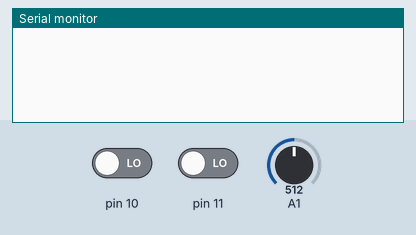
Bench run of a sketch on a simulated Arduino Uno, built with avr-gcc and run on an emulated ATmega328P. On the bench: the last lines printed to the serial monitor. The test bench sets the inputs (shaded band); at power-on: pin 10 LOW, A1 = 512, pin 11 LOW.

Above: at 1.2 s.
1.3 s: pin 10 driven HIGH
At 2.2 s:
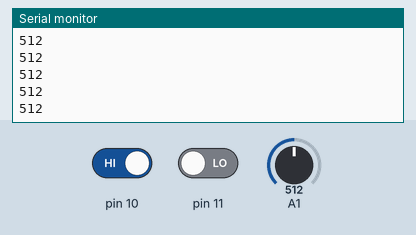
3.2 s: A1 set to 716
At 4.3 s:
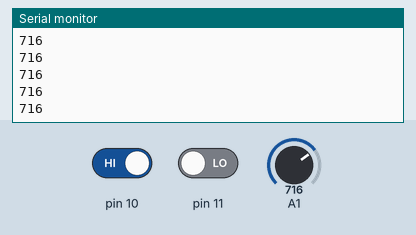
4.7 s: A1 set to 900
At 5.4 s:
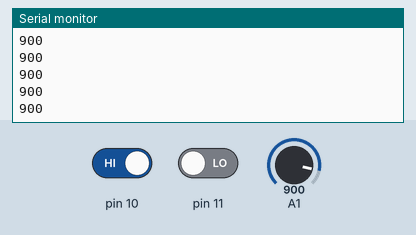
Timing chart, 0 to 7.7 s (numbered marks = the images above; inputs shaded):
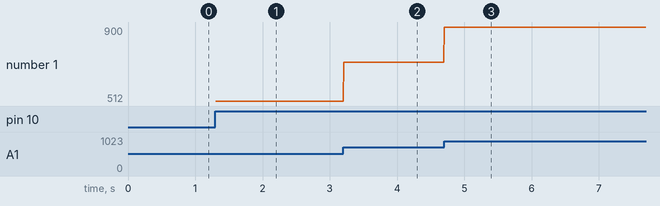

Measured:
- after the input at 1.3 s, the serial monitor: prints a new line at once (image 1)
- after the input at 3.2 s, the serial monitor: prints a new line at once (image 2)
- after the input at 4.7 s, the serial monitor: prints a new line at once (image 3)
- plotted number 1: 512 → 716 after the input at 3.2 s, 716 → 900 after the input at 4.7 s

The sketch:

EKG.ino.ino
```cpp
#include<Filters.h>
int heart;
void setup() {
 pinMode(10,INPUT);
 pinMode(11,INPUT);
 Serial.begin(9600);

}

void loop()
{
  FilterOnePole lowpassFilter( LOWPASS, 50);
  FilterOnePole highpassFilter( HIGHPASS, 1 );

  if(digitalRead(10)==1|digitalRead(11)==1)
  {
    //Serial.println("!");
    heart=analogRead(A1);
   //heart=lowpassFilter.input(heart);
    //heart=highpassFilter.input(heart);
    Serial.println(heart);
  }

  delay(10);

}
```
